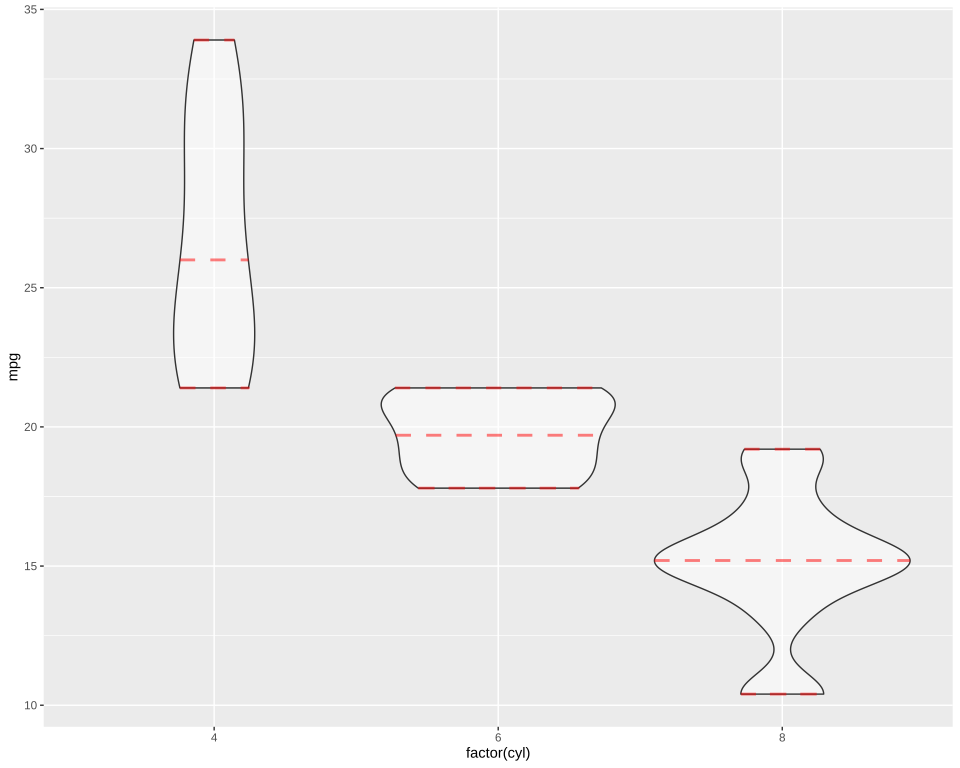

This figure's R source:
# The plot test/golden/violin_quantiles_styled.svg draws, drawn by ggplot2 itself, as ggplot2's own visual tests
# draw their snapshots: the independent check on that golden whenever it changes. The suite never
# runs this; it needs R, ggplot2 and vdiffr, saved as the Docker image giggly-r:ggplot2-4.0.3. From
# the repository's root:
#
#   docker run --rm -v "$PWD/test/golden":/golden:ro giggly-r:ggplot2-4.0.3 \
#     Rscript /golden/violin_quantiles_styled.R > violin_quantiles_styled.ggplot2.svg
#
# and compare the two drawings element by element, as test/golden/point.R describes, `<line>`
# elements included.
#
# Quantile lines of their own colour, line type and width, faded by the violins' alpha, which
# leaves their borders alone; the lowest quantile's line runs left, right and left again, as it
# begins the outline.
#
# First checked with ggplot2 4.0.3 and vdiffr 1.0.9: every element and clip path matches, and the
# one departure is test/golden/point.R's, the x axis drawn before the y.

library(ggplot2)

plot <- ggplot(mtcars, aes(factor(cyl), mpg)) +
  geom_violin(
    alpha = 0.5, quantiles = c(0, 0.5, 1), quantile.colour = "red",
    quantile.linetype = "dashed", quantile.linewidth = 1
  ) +
  theme_gray()

file <- tempfile(fileext = ".svg")
vdiffr::write_svg(plot, file)
cat(readLines(file), sep = "\n")
